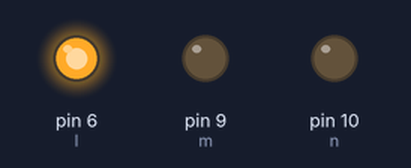
A sketch run on a simulated Arduino Uno, built with avr-gcc and run on an emulated ATmega328P. Parts: output pins drawn as LEDs (lit = HIGH).

Above: at 2.0 s.
At 4.5 s:
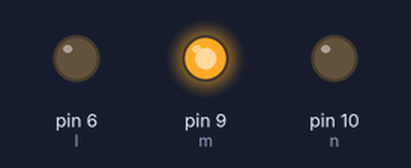
At 6.0 s:
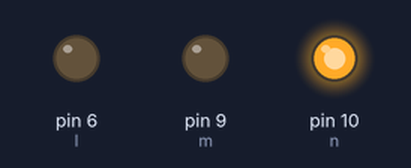
Timing chart, 0 to 9.1 s (numbered marks = the images above):
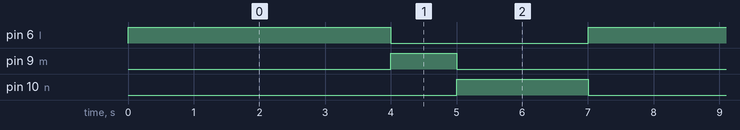

The sketch:

trafficsignalbasic.ino
```cpp
int l=6,m=9,n=10;
void setup() {
  pinMode(l,OUTPUT);
  pinMode(m,OUTPUT);
  pinMode(n,OUTPUT);
  // put your setup code here, to run once:

}

void loop() {
  analogWrite(l,255);
  delay(4000);
  analogWrite(l,0);
  analogWrite(m,255);
  delay(1000);
  analogWrite(m,0);
  analogWrite(n,255);
  delay(2000);
  analogWrite(n,0);
  // put your main code here, to run repeatedly:

}
```

Measured:
- by itself, pin 6 (l): alternates HIGH for 4.0 s and LOW for 3.0 s
- by itself, pin 9 (m): alternates HIGH for 1.0 s and LOW for 6.0 s
- by itself, pin 10 (n): alternates HIGH for 2.0 s and LOW for 5.0 s
